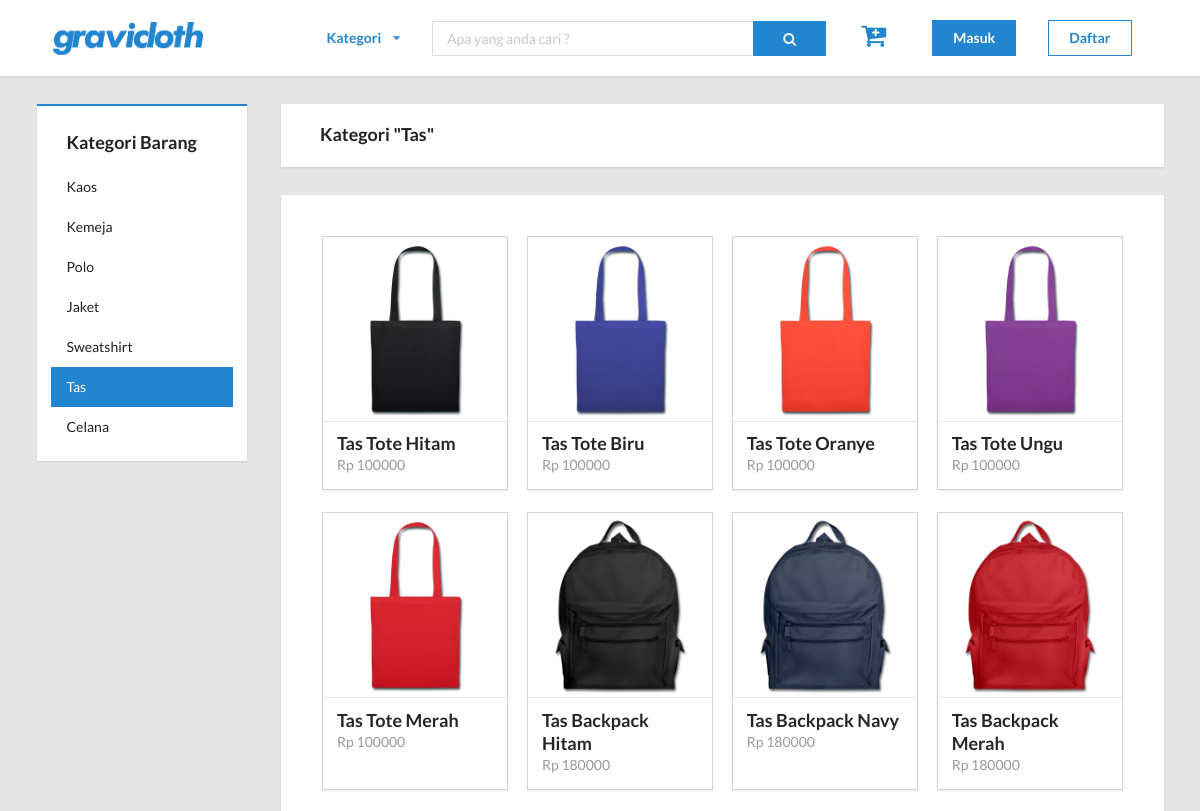
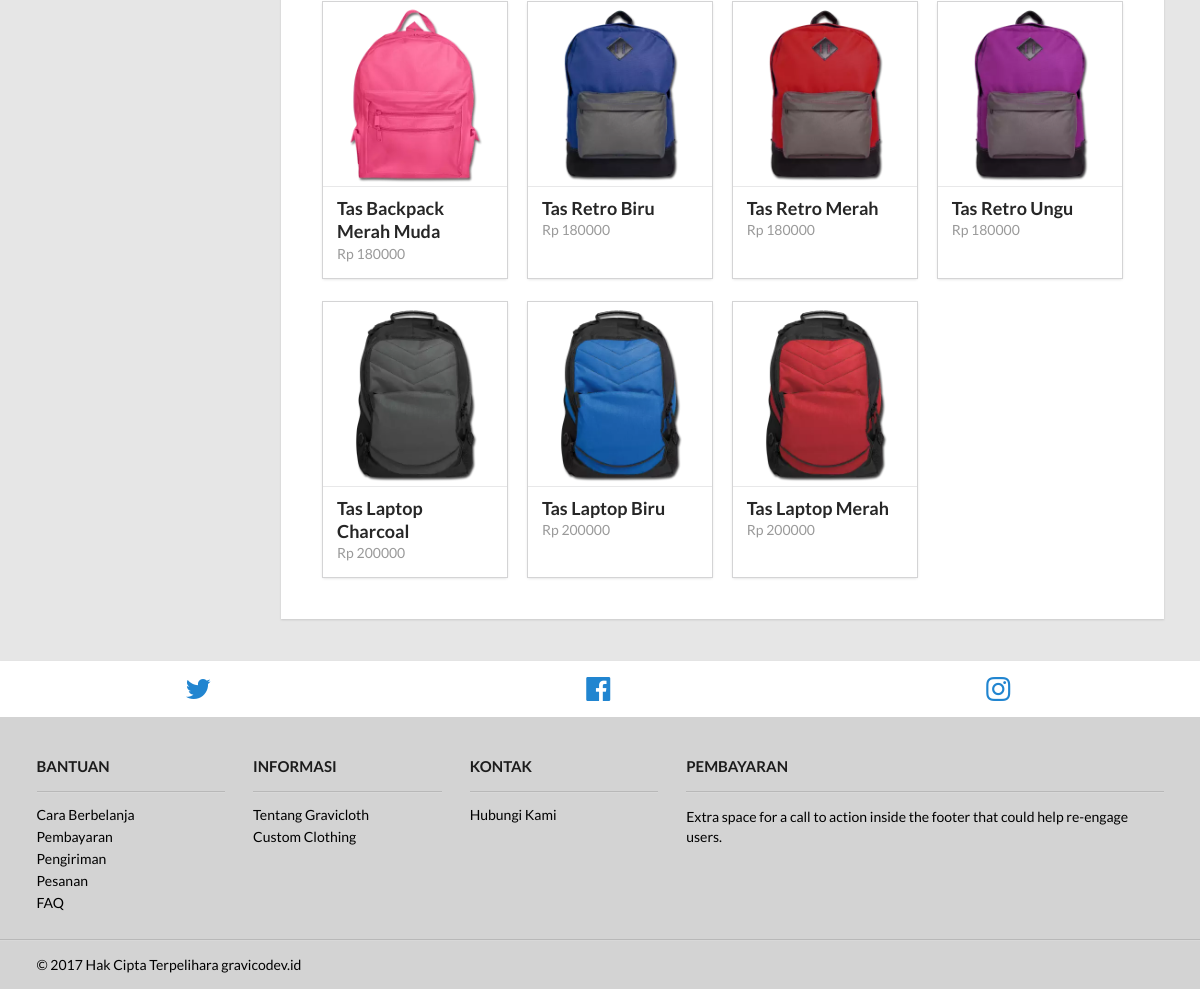
The app's page /?p=tas with its own data (2 pictures, top to bottom).
### tables this page shows
CREATE TABLE `product_category` (
  `id_category` int(11) NOT NULL,
  `category_name` varchar(20) NOT NULL
);

CREATE TABLE `product` (
  `id_product` int(11) NOT NULL,
  `id_category` int(11) NOT NULL,
  `product_image` varchar(255) NOT NULL,
  `product_name` varchar(50) NOT NULL,
  `product_description` text NOT NULL,
  `id_color` int(11) NOT NULL,
  `stock` int(11) NOT NULL,
  `price` int(11) NOT NULL,
  `created_at` timestamp NOT NULL DEFAULT CURRENT_TIMESTAMP ON UPDATE CURRENT_TIMESTAMP
);

### layout/content-category.php (the view, shortened to what this page needs)
<section class="category-top-section">
    <div class="ui container">
        <div class="ui stackable grid">
            <div class="three wide column">
                <div class="category-section">
                    <div class="ui vertical borderless menu square" id="category">
                        <div class="item">
                            <div class="ui header">
                                Kategori Barang
                            </div>
                        </div>
                        <?php
                            $pdo = Database::connect();
                            $sql = 'SELECT id_category, category_name FROM product_category ORDER BY id_category ASC';
                            foreach ($pdo->query($sql) as $row){
                                if (strtolower($row['category_name']) == $cat_selected){
                                    $id_category = $row['id_category'];
                                    $category = $row['category_name'];
                                    echo '<a class="item active kategori" href="?p='.$cat_selected.'">'.$row['category_name'].'</a>';
                                }
                                else {
                                    echo '<a class="item kategori" href="?p='.strtolower($row['category_name']).'">'.$row['category_name'].'</a>';
                                }
                            }
                        ?>
                    </div>
                </div>
            </div>
            <div class="thirteen wide column">
                <div class="title-product-section">
                    <section class="ui padded segment square">
                        <div class="ui container">
                            <div class="ui header" id="title-kategori">
                                <?php
                                    echo 'Kategori "'.$category.'"';
                                ?>
                            </div>
                        </div>
                    </section>
                    <section class="ui very padded segment square" id="list-item">
                        <div class="ui container">
                            <div class="ui four stackable cards">
                                <?php
                                    $pdo = Database::connect();
                                    $sql = 'SELECT p.id_product, p.product_image, p.product_name, p.price FROM product p WHERE p.id_category = ? ORDER BY id_product ASC';
                                    $q = $pdo->prepare($sql);
                                    if ($q->execute(array($id_category))){
                                        foreach ($q as $row){
                                            echo '<div class="card">';
                                            echo '<a class="image" href="?p=content-detail">
                                                <img src="'.$row['product_image'].'">
                                            </a>';
                                            echo '<div class="content">
                                                    <a class="header" href="?p=content-detail">'.$row['product_name'].'</a>
                                                    <div class="meta">
                                                        <a href="?p=content-detail">'.'Rp '.$row['price'].'</a>
                                                    </div>
                                                </div>';
                                            echo '</div>';
                                        }
                                    }
                                ?>
                            </div>
                        </div>
                    </section>
                </div>
            </div>
        </div>
    </div>
</section>

### public/css/app.css (style rules this page uses)
.ui.square { border-radius: 0; border: 0; }
.ui.card, .ui.cards > .card { border: none; border-radius: 0; }
.ui.card .image, .ui.cards > .card .image { background: transparent; }
.ui.vertical.menu > .item:last-child { border-radius: 0 0 0 0; }
.ui.vertical.menu .active.item { background: #2185D0; color: white; }
body { background: #e6e6e6; background-color: #e6e6e6; }
.category-top-section { margin-top: 2em; }
#category { padding: 1em; border-top: solid 2px #2185D0; }
.title-product-section { margin-left: 2em; }
#title-kategori { padding-left: 1em; }
#list-item { margin-top: 2em; margin-bottom: 3em; }

### records on screen
product_category: category_name "Kaos"
product_category: category_name "Kemeja"
product_category: category_name "Polo"
product_category: category_name "Jaket"
product_category: category_name "Sweatshirt"
product_category: category_name "Tas"
product_category: category_name "Celana"
product: product_image (picture), product_name "Tas Tote Hitam", price "100000"
product: product_image (picture), product_name "Tas Tote Biru", price "100000"
product: product_image (picture), product_name "Tas Tote Oranye", price "100000"
product: product_image (picture), product_name "Tas Tote Ungu", price "100000"
product: product_image (picture), product_name "Tas Tote Merah", price "100000"
product: product_image (picture), product_name "Tas Backpack Hitam", price "180000"
product: product_image (picture), product_name "Tas Backpack Navy", price "180000"
product: product_image (picture), product_name "Tas Backpack Merah", price "180000"
product: product_image (picture), product_name "Tas Backpack Merah Muda", price "180000"
product: product_image (picture), product_name "Tas Retro Biru", price "180000"
product: product_image (picture), product_name "Tas Retro Merah", price "180000"
product: product_image (picture), product_name "Tas Retro Ungu", price "180000"
product: product_image (picture), product_name "Tas Laptop Charcoal", price "200000"
product: product_image (picture), product_name "Tas Laptop Biru", price "200000"
product: product_image (picture), product_name "Tas Laptop Merah", price "200000"
